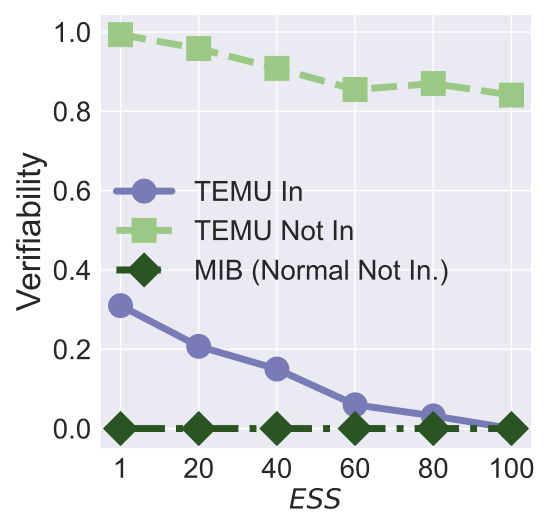

Write Python code to recreate this figure.


import numpy as np
import matplotlib.pyplot as plt

epsilon = 3
beta = 1 / epsilon


x=[1, 2, 3, 4, 5, 6]
# validation_for_plt =[97,95.8600, 94.9400, 93.5400, 93.2400]
# attack_for_plt=[0, 0.3524, 0, 0.1762, 0.1762]
# basic_for_plt=[99.8, 99.8, 99.8, 99.8, 99.8]

labels = ['1', '20', '40', '60', '80', '100' ]
# unl_org = [97.77, 97.55, 97.35, 97.29, 97.21, 97.21]

unl_mib = [0, 0, 0, 0, 0, 0]
unl_mib_bck = [0, 0, 0, 1, 1, 1]
# unl_hess_r = [96.6, 96.66, 96.04, 95.94, 95.85, 97.21]
unl_muv_includes = [0.3100, 0.2073, 0.15, 0.0600, 0.0320, 0.0000]

unl_muv = [0.9933, 0.9583, 0.9083, 0.8550, 0.8700, 0.8410]
# unl_ss_wo = [94.32, 94.53, 94.78, 93.38, 94.04, 97.21]


plt.style.use('seaborn')
plt.figure(figsize=(5.5, 5.3))
l_w=5
m_s=15
marker_s = 3
markevery=1
#plt.figure(figsize=(8, 5.3))
#plt.plot(x, unl_fr, color='blue', marker='^', label='Retrain',linewidth=l_w, markersize=m_s)
plt.plot(x, unl_muv_includes, linestyle='-', color='#797BB7', marker='o', fillstyle='full', markevery=markevery,
         label='TEMU In', linewidth=l_w, markersize=m_s, markeredgewidth=marker_s)

#plt.plot(x, unl_ss_w, color='g',  marker='*',  label='PriMU$_{w}$',linewidth=l_w, markersize=m_s)
plt.plot(x, unl_muv, linestyle='--', color='#9BC985',  marker='s', fillstyle='full', markevery=markevery,
         label='TEMU Not In',linewidth=l_w, markersize=m_s, markeredgewidth=marker_s)


# plt.plot(x, unl_mib_bck, linestyle=':', color='r',  marker='^', fillstyle='none', markevery=markevery,
#          label='MIB (bac.)', linewidth=l_w,  markersize=m_s, markeredgewidth=marker_s)


plt.plot(x, unl_mib, linestyle='-.', color='#2A5522',  marker='D', fillstyle='full', markevery=markevery,
         label='MIB (Normal Not In.)',linewidth=l_w, markersize=m_s, markeredgewidth=marker_s)



#plt.plot(x, unl_vibu, color='silver',  marker='d',  label='VIBU',linewidth=4,  markersize=10)

# plt.plot(x, y_sa03, color='r',  marker='2',  label='AAAI21 A_acc, pr=0.3',linewidth=3, markersize=8)
# plt.plot(x, y_sa05, color='darkblue',  marker='4',  label='AAAI21 A_acc, pr=0.5',linewidth=3, markersize=8)
# plt.plot(x, y_ma03, color='darkviolet',  marker='3',  label='FedMC A_acc, pr=0.3',linewidth=3, markersize=8)
# plt.plot(x, y_ma05, color='cyan',  marker='p',  label='FedMC A_acc, pr=0.5',linewidth=3, markersize=8)


# plt.grid()
leg = plt.legend(fancybox=True, shadow=True)
# plt.xlabel('Malicious Client Ratio (%)' ,fontsize=16)
plt.ylabel('Verifiability' ,fontsize=24)
my_y_ticks = np.arange(0, 1.1, 0.2)
plt.yticks(my_y_ticks,fontsize=20)
plt.xlabel('$\it{ESS}$' ,fontsize=20)

plt.xticks(x, labels, fontsize=20)
# plt.title('CIFAR10 IID')

#plt.annotate(r"1e0", xy=(0.1, 1.01), xycoords='axes fraction', xytext=(-10, 10),textcoords='offset points', ha='right', va='center', fontsize=15)


# plt.title('(c) Utility Preservation', fontsize=24)
plt.legend(loc=(0.01,0.35),fontsize=20)
plt.tight_layout()
#plt.title("MNIST")
plt.rcParams['figure.figsize'] = (2.0, 1)
plt.rcParams['image.interpolation'] = 'nearest'
plt.rcParams['figure.subplot.left'] = 0.11
plt.rcParams['figure.subplot.bottom'] = 0.08
plt.rcParams['figure.subplot.right'] = 0.977
plt.rcParams['figure.subplot.top'] = 0.969
plt.savefig('mnist_verifiability_sample_size_sim_analysis.pdf', format='pdf', dpi=200)
plt.show()
